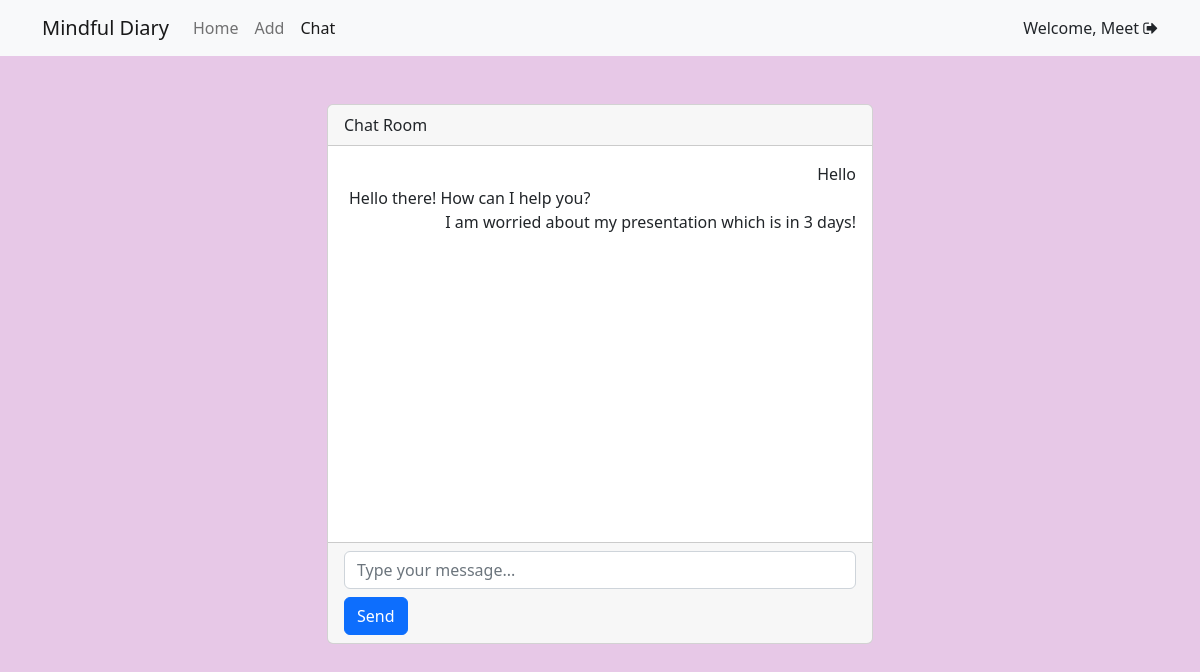
Page /chat/ (signed in) on the committed database.
### home/models.py (models this page shows, shortened)
class ChatbotConversation(models.Model):
    user = models.ForeignKey(User, on_delete=models.CASCADE)
    message = models.TextField()
    timestamp = models.DateTimeField(auto_now_add=True)
    is_chatbot_message = models.BooleanField(default=False)

### home/views.py (the view)
# urls.py: path('chat/',chat, name="chat"),
@login_required(login_url="/login")
def chat(request):
    conversations = ChatbotConversation.objects.all()
    return render(request, "chat.html", {'page': 'Chat', 'conversations': conversations})

### home/templates/chat.html (shortened to what this page needs)
{% extends "base.html" %}
{% block body %}
<nav class="navbar navbar-expand-lg bg-light">
    <div class="container">
        <a class="navbar-brand" href="/">Mindful Diary</a>
        <div class="collapse navbar-collapse" id="navbarSupportedContent">
            <ul class="navbar-nav me-auto mb-2 mb-lg-0">
                <li class="nav-item">
                    <a class="nav-link" aria-current="page" href="/">Home</a>
                </li>
                <li class="nav-item">
                    <a class="nav-link " aria-current="page" href="/add">Add</a>
                </li>
                <li class="nav-item">
                    <a class="nav-link active" aria-current="page" href="">Chat</a>
                </li>
            </ul>
            <form class="d-flex" role="search">
                {% if request.user.is_authenticated %}
                <p class="my-auto">Welcome, {{request.user.first_name}}
                    <a style="color: inherit;" href="/logout"><i class="fa fa-sign-out"></i></a></p>
                {% else %}
                <a href="/login" class="btn btn-outline-success">Login</a>
                {% endif %}
            </form>
        </div>
    </div>
</nav>
<div class="container my-5">
    <div class="row">
        <div class="col-md-6 offset-md-3">
            <div style="height: 540px;" class="card">
                <div class="card-header">
                    Chat Room
                </div>
                <div class="card-body" id="chat-messages">
                    <ul id="message-list" style="list-style-type:none; padding-left:5px">
                        {% for conversation in conversations %}
                            {% if conversation.is_chatbot_message %}
                                <li class="chatbot-message">{{ conversation.message }}</li>
                            {% else %}
                                <li class="user-message">{{ conversation.message }}</li>
                            {% endif %}
                        {% endfor %}
                    </ul>
                </div>
                <div class="card-footer">
                    <input type="text" id="message-input" class="form-control" placeholder="Type your message...">
                    <button onclick="sendMessage()" class="btn btn-primary mt-2">Send</button>
                </div>
            </div>
        </div>
    </div>
</div>
{% endblock body %}

### home/static/style.css (style rules this page uses)
body { background-color: #e7c8e7; }
.chatbot-message { text-align: left; }
.user-message { text-align: right; }

### rows in the picture
ChatbotConversation: message "Hello"
ChatbotConversation: message "Hello there! How can I help you?"
ChatbotConversation: message "I am worried about my presentation which is in 3 days!"

### other values in the picture
{{ request.user.first_name }} "Meet"
